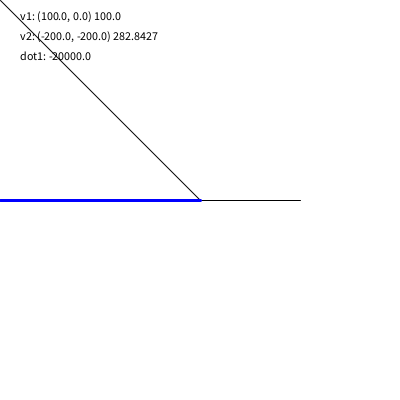
Frame 1 (no input)
Frame 60 (the mouse pressed at the canvas centre just before this capture): identical to frame 1, image omitted
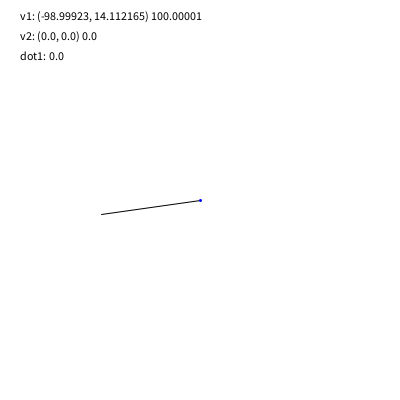
Frame 120 (the mouse held since frame 60 and released just before this capture)

The Processing sketch that drew these frames (run headless with seeded random() and noise(); from frame 60 on, the mouse is pressed at the canvas centre):

// Processing sketch: ProjectionResultofDotProduct
// ── ProjectionResultofDotProduct.pde

PVector v1;
PVector v2;
float angle = 0;

void setup()
{
  size(400,400);
  changeVector();
}

void draw()
{
  //Update :
  if(mousePressed) changeVector();
  v2 = new PVector(mouseX - 200, mouseY - 200);
  
  float dot1 = v1.x * v2.x + v1.y * v2.y;
  
  PVector v3 = v1.copy();
  v3.normalize(); // Unit or directional vector.
  
  float dot2 = v3.x * v2.x + v3.y * v2.y;
  
  v3.mult(dot2); // projection position.
  
  //Draw :
  background(255);
  
  //World Space :
  pushMatrix();
  translate(200, 200);
  stroke(0);
  strokeWeight(1);
  line(0, 0, v2.x, v2.y);
  line(0, 0, v1.x, v1.y);
  
  stroke(0,0,255);
  strokeWeight(3);
  line(0, 0, v3.x, v3.y);

  popMatrix();
  
  //Screen Space:
  fill(0);
  text("v1: (" + v1.x + ", " + v1.y +") " + v1.mag(), 20, 20);
  text("v2: (" + v2.x + ", " + v2.y +") " + v2.mag(), 20, 40);
  text("dot1: " + dot1, 20, 60);
}

void changeVector()
{
  v1 = new PVector();
  v1.x = 100 * cos(angle);
  v1.y = 100 * sin(angle);
  angle += .05;
}
